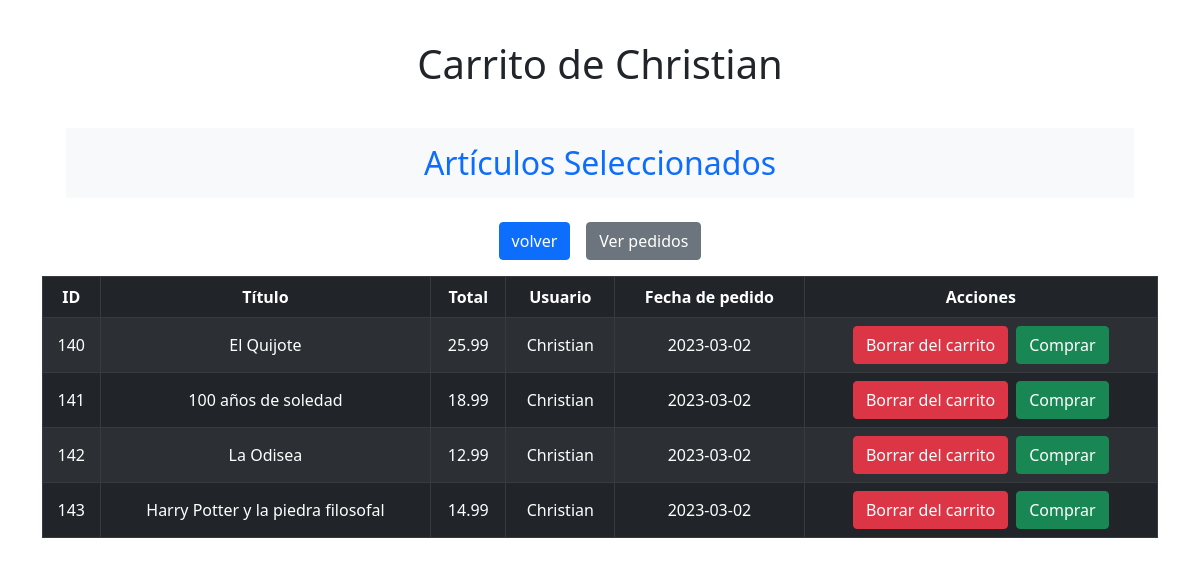
The app's page /php/carrito.php (signed in) with its own data.
### tables this page shows
CREATE TABLE `carrito` (
  `id` int(11) NOT NULL,
  `libros` varchar(255) NOT NULL,
  `total` decimal(10,2) NOT NULL,
  `usuario` varchar(255) NOT NULL,
  `fecha_pedido` date NOT NULL
);

### php/ControlCarrito.php (the view, shortened to what this page needs)
<?php
function mostrarCarrito(){
    $con = conexionBd();
    $usuario = $_SESSION['nombre'];
    $sql="SELECT * FROM `carrito` WHERE `usuario` = '$usuario'";
    $resultado = mysqli_query($con, $sql);
    if (mysqli_num_rows($resultado) > 0) {
        echo "<table class='table table-dark table-striped text-center align-middle table-bordered'>";
        echo "<thead class='table-dark'>";
        echo "<tr><th>ID</th><th>Título</th><th>Total</th><th>Usuario</th><th>Fecha de pedido</th><th>Acciones</th></tr>";
        echo "</thead>";
        echo "<tbody>";
        while ($fila = mysqli_fetch_assoc($resultado)) {
            echo "<tr>";
            echo "<td>" . $fila['id'] . "</td>";
            echo "<td>" . $fila['libros'] . "</td>";
            echo "<td>" . $fila['total'] . "</td>";
            echo "<td>" . $fila['usuario'] . "</td>";
            echo "<td>" . $fila['fecha_pedido'] . "</td>";
            echo "<td><form method='post' action=''>";
            echo "<button type='submit' class='btn btn-danger me-2' name='borrar'>Borrar del carrito</button>";
            echo "<button type='submit' class='btn btn-success' name='comprar'>Comprar</button>";
            echo "</form></td>";
            echo "</tr>";
        }
        echo "</tbody>";
        echo "</table>";
    } else {
        echo "<p class='alert alert-warning text-center'>No se encontraron resultados</p>";
    }
}
 ?>

### records on screen
carrito: id "140", libros "El Quijote", total "25.99", usuario "Christian", fecha_pedido "2023-03-02"
carrito: id "141", libros "100 años de soledad", total "18.99", usuario "Christian", fecha_pedido "2023-03-02"
carrito: id "142", libros "La Odisea", total "12.99", usuario "Christian", fecha_pedido "2023-03-02"
carrito: id "143", libros "Harry Potter y la piedra filosofal", total "14.99", usuario "Christian", fecha_pedido "2023-03-02"

### other values on screen
$_SESSION['nombre'] "Christian"
